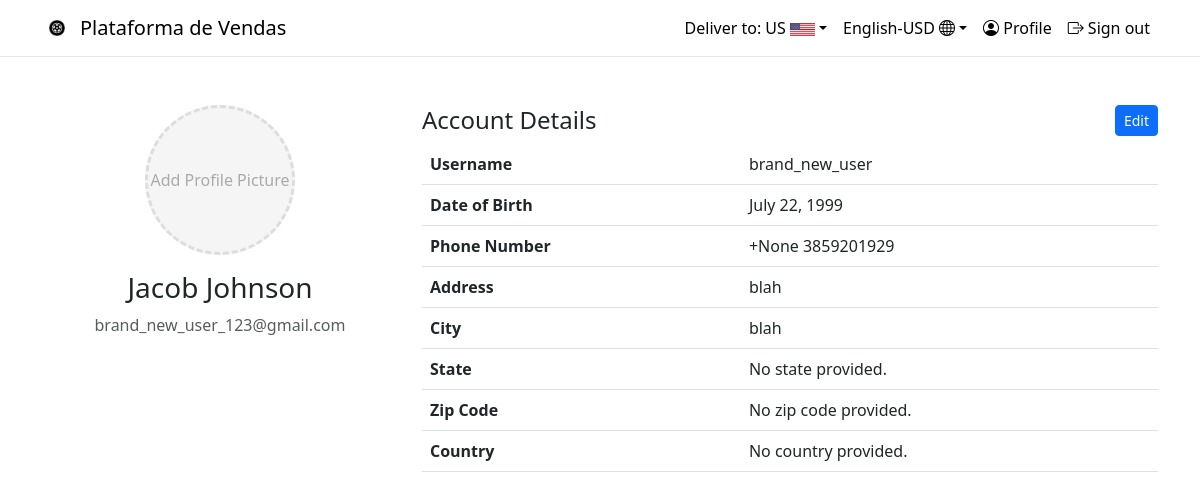
The page /account/ (signed in) on the database its author committed.
### Accounts/models.py (models this page shows, shortened)
class CustomUser(AbstractUser):
    def user_profile_picture_path(instance, filename):
        return f'profile_pictures/{instance.username}/{filename}'
    ACCOUNT_TYPES = [
        ('customer', 'Customer'),
        ('seller', 'Seller'),
        ('admin', 'Admin'),
    ]
    account_type = models.CharField(choices=ACCOUNT_TYPES, max_length=10, default='customer')
    store = models.ForeignKey('Stores.Store', on_delete=models.CASCADE, null=True, blank=True) # For sellers to have a store
    stock_notifications = models.BooleanField(default=True, null=True, blank=True) # For sellers to receive notifcations of their stock levels.
    first_name = models.CharField(max_length=50)
    last_name = models.CharField(max_length=50)
    address = models.TextField(null=True, blank=True)
    address_two = models.TextField(null=True, blank=True)
    city = models.CharField(max_length=50, null=True, blank=True)
    state = models.CharField(max_length=50, null=True, blank=True)
    zip_code = models.CharField(max_length=10, null=True, blank=True)
    country = models.CharField(max_length=50, null=True, blank=True)
    country_phone_number_code = models.IntegerField(null=True, blank=True)
    phone_number = models.CharField(max_length=15, null=True, blank=True)
    profile_picture = models.ImageField(upload_to=user_profile_picture_path, null=True, blank=True)
    date_of_birth = models.DateField(null=True, blank=True)
    created_on = models.DateTimeField(auto_now_add=True)

### Accounts/views.py (the view)
# urls.py: path('account/', account_views.view_account, name='view_account'),
def view_account(request):
    if request.user.is_authenticated:
        if request.user.account_type == "customer":
            return render(request, 'Accounts/view_customer_account.html')
        elif request.user.account_type == "seller":
            return render(request, 'Accounts/view_seller_account.html')
        elif request.user.account_type == "admin":
            return render(request, 'Accounts/view_admin_account.html')
    else:
        next_url = request.get_full_path()
        return redirect(f'/login?next={next_url}')

### Plataforma_de_Vendas/templatetags/custom_filters.py (called while the page is built)
@register.filter(name='none_to_empty')
def none_to_empty(value):
    if value is None or value == 'None':
        return ""
    return value

@register.filter(name='no_data_provided')
def no_data_provided(value, field_name):
    if value is None or value == 'None' or value.strip() == '':
        return f"No {field_name} provided."
    return value

@register.filter(name='valid_value')
def valid_value(value):
    return value is not None and value != 'None' and value.strip() != ''

### Accounts/templates/Accounts/view_customer_account.html (shortened to what this page needs)
{% extends "Stores/base.html" %}
{% load static %}
{% load custom_filters %}
{% block styles %}
    {{ block.super }}
    <link rel="stylesheet" type="text/css" href="{% static 'css/view_customer_account.css' %}">
{% endblock %}
{% block content %}
    <div class="container mt-5" id="account-information-display-container">
        <div class="row">
            <div class="col-md-4 d-flex flex-column align-items-center">
                <div id="primary-info-container" class="text-center position-relative">
                    {% if user.profile_picture %}
                        <img src="{{ user.profile_picture.url }}" alt="Profile Picture" class="rounded-circle img-fluid profile-picture mb-3">
                        <div class="position-absolute plus-icon-container" onclick="document.getElementById('profile-picture-input').click();">
                            <i class="bi bi-plus-circle plus-icon"></i>
                        </div>
                    {% else %}
                        <div id="add-profile-pic" class="profile-picture-placeholder rounded-circle d-flex align-items-center justify-content-center mb-3" onclick="document.getElementById('profile-picture-input').click();">
                            Add Profile Picture
                        </div>
                    {% endif %}
                </div>
                <h3 class="text-center">{{ user.first_name }} {{ user.last_name }}</h3>
                <p class="text-muted text-center">{{ user.email }}</p>
            </div>
            <div class="col-md-8">
                <div id="profile-info">
                    <h4 class="d-flex justify-content-between align-items-center">
                        Account Details
                        <button class="btn btn-primary btn-sm" id="edit-account-information-button">Edit</button>
                    </h4>
                    <table class="table">
                        <tbody>
                            <tr>
                                <th scope="row">Username</th>
                                <td class="account-info-field">{{ user.username }}</td>
                            <tr>
                                <th scope="row">Date of Birth</th>
                                <td class="account-info-field">{{ user.date_of_birth|default:"Not provided" }}</td>
                            </tr>
                            <tr>
                                <th scope="row">Phone Number</th>
                                {% if user.phone_number|valid_value %}
                                    <td class="account-info-field">+{{user.country_phone_number_code}} {{ user.phone_number }}</td>
                                {% else %}
                                    <td class="account-info-field">No phone number provided</td>
                                {% endif %}
                            </tr>
                            <tr>
                                <th scope="row">Address</th>
                                <td class="account-info-field">{{ user.address|no_data_provided:"address"}}</td>
                            </tr>
                            <tr>
                                <th scope="row">City</th>
                                <td class="account-info-field">{{ user.city|no_data_provided:"city"}}</td>
                            </tr>
                            <tr>
                                <th scope="row">State</th>
                                <td class="account-info-field">{{ user.state|no_data_provided:"state"}}</td>
                            </tr>
                            <tr>
                                <th scope="row">Zip Code</th>
                                <td class="account-info-field">{{ user.zip_code|no_data_provided:"zip code"}}</td>
                            </tr>
                            <tr>
                                <th scope="row">Country</th>
                                <td >{{ user.country|no_data_provided:"country"}}</td>
                            </tr>
                        </tbody>
                    </table>
                </div>
            </div>
        </div>
    </div>
{% endblock %}

### Stores/templates/Stores/base.html (shortened to what this page needs)
{% load static %}
<!DOCTYPE html>
<html lang="en">
<head>
    {% block styles %}
        <link href="https://cdn.jsdelivr.net/npm/bootstrap@5.3.0/dist/css/bootstrap.min.css" rel="stylesheet">
        <link href="https://cdn.jsdelivr.net/npm/bootstrap-icons/font/bootstrap-icons.css" rel="stylesheet">
        <link rel="stylesheet" type="text/css" href="{% static 'css/base.css' %}">
    {% endblock %}
</head>
<body>
    <nav class="navbar navbar-expand-lg navbar-custom">
        <div class="container">
            <a class="navbar-brand d-flex align-items-center" href="/">
                <img src="{% static 'images/plataforma-de-vendas-mini-icon.jpeg' %}" alt="Logo" height="30">
                <span class="ms-2">Plataforma de Vendas</span>
            </a>
            <div class="collapse navbar-collapse justify-content-end" id="navbarNav">
                <ul class="navbar-nav">
                    <li class="nav-item dropdown">
                        <a class="nav-link dropdown-toggle" id="location-dropdown" aria-expanded="false">Deliver to: US <img src="{% static 'images/us-flag-icon.jpeg' %}" alt="US Flag" width="25"></a>
                    </li>
                    <li class="nav-item dropdown">
                        <a class="nav-link dropdown-toggle" id="language-currency-dropdown" aria-expanded="false">English-USD <i class="bi bi-globe" width="20"></i></a>
                    </li>
                    {% if user.is_authenticated %}
                        <li class="nav-item">
                            <a class="nav-link" href="/account"><i class="bi bi-person-circle profile-icon"></i> Profile</a>
                        </li>
                        <li class="nav-item">
                            <a class="nav-link" href="/logout"><i class="bi bi-box-arrow-right sign-out-icon"></i> Sign out</a>
                        </li>
                    {% endif %}
                </ul>
            </div>
        </div>
    </nav>
<main>
    {% block content %}{% endblock %}
</main>
</body>
</html>

### Plataforma_de_Vendas/static/css/base.css (style rules this page uses)
.navbar { background-color: #ffffff; border-bottom: 1px solid #e5e5e5; }
.navbar-nav .nav-link { color: #000000; }
.navbar-brand { font-size: 1.25rem; }

### Plataforma_de_Vendas/static/css/view_customer_account.css (style rules this page uses)
* { box-sizing: border-box; }
.profile-picture-placeholder { width: 150px; height: 150px; background-color: #f5f5f5; color: #aaa; font-size: 16px; border: 3px dashed #ddd; cursor: pointer; position: relative; margin: 0 auto; }
#primary-info-container { display: flex; flex-direction: column; align-items: center; }

### rows shown on the page
CustomUser: first_name "Jacob", last_name "Johnson", email "brand_new_user_123@gmail.com", username "brand_new_user", date_of_birth "July 22, 1999", country_phone_number_code "None", phone_number "3859201929", address|no_data_provided "blah", city|no_data_provided "blah", state|no_data_provided "No state provided.", zip_code|no_data_provided "No zip code provided.", country|no_data_provided "No country provided."
